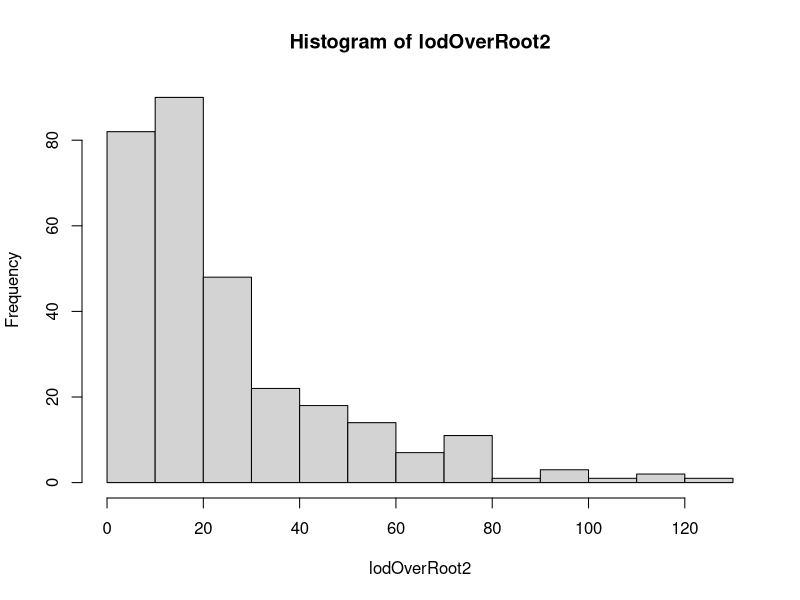
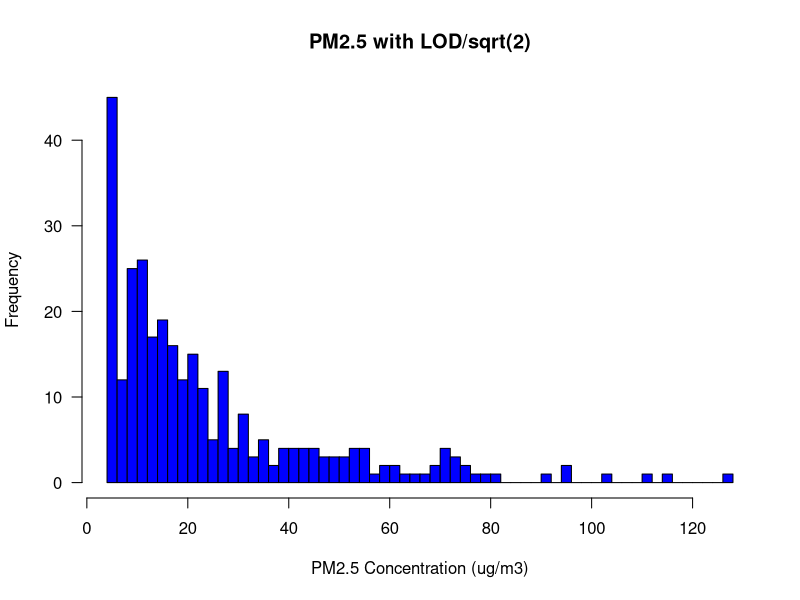

Source code (R) for these figures, in order:
##############################################
# This script reads and explores the fentanyl 
# exposure data for Milestone 2
##############################################


### read the airborne fentanyl data
### Note that the data is kept in the data folder; update 
### the file parameter as the datasets are updated
fentanyldata <- read.csv(file = "Data/synthetic_fentanyl_exposure_dataset.csv",
                     header = T,
                     stringsAsFactors = F)

### summarize airborne fentanyl values

summary(fentanyldata$Fentanyl_ng_m3)
mean(fentanyldata$Fentanyl_ng_m3, na.rm = T)

### create an object with the <LOD values replaced with 4/sqrt(2)

LOD <- 6.903

# make a new object with the updated values in it

lodOverRoot2 <- replace(fentanyldata$Fentanyl_ng_m3,
                        list = is.na(fentanyldata$Fentanyl_ng_m3),
                        values = LOD/sqrt(2))

#check summary of the updated data
summary(lodOverRoot2)

### calculate the arithmetic mean, standard deviation, median and 95th percentile of the untransformed PM2.5 values

mean(lodOverRoot2)
sd(lodOverRoot2)
median(lodOverRoot2)
quantile(lodOverRoot2, 0.95)

### log-transform the lodOverRoot2 val;ues and calculate summaries

lodOverRoot2log <- log(lodOverRoot2)

# calculate arithmetic mean, sd, median, and 95th percentile of the log-transformed PM2.5 values
mean(lodOverRoot2log)
sd(lodOverRoot2log)
median(lodOverRoot2log)
quantile(lodOverRoot2log, 0.95)

# calculate the geometric mean, sd, median, and 95th percentile of the log-transformed PM2.5 values

exp(mean(lodOverRoot2log))
exp(sd(lodOverRoot2log))
exp(median(lodOverRoot2log))
exp(quantile(lodOverRoot2log, 0.95))

### Create density plots of the fentanyl exposure data

# load ggplot2
library(ggplot2)

# convert log-transformed and imputed fentanyl exposure data to a dataframe
# for ggplot2
lodOverRoot2logdf <- data.frame(value = lodOverRoot2log)
p <- ggplot(lodOverRoot2logdf, aes(x=weight)) + 
  geom_density()

### plot a histogram of the transformed values

hist(lodOverRoot2)

# improve the base histogram
hist(lodOverRoot2,
     breaks = 50,
     main = "PM2.5 with LOD/sqrt(2)",
     ylab = "Frequency",
     xlab = "PM2.5 Concentration (ug/m3)",
     col = "blue",
     las = 1)
